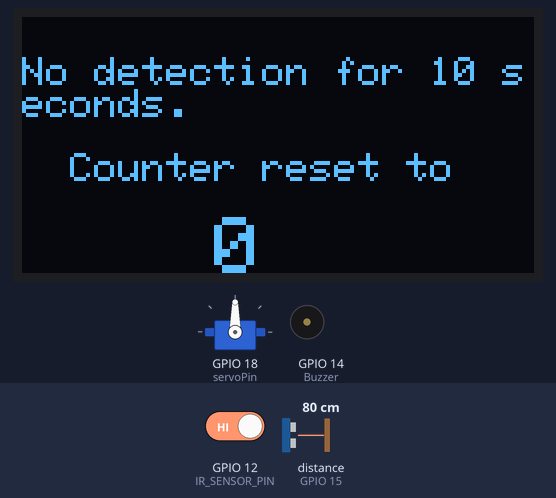
The sketch below on a simulated ESP32. Shown: 128×64 one-colour display, servo, buzzer (waves = sounding, pin HIGH). Wiring (inferred from the names in the program): ultrasonic range finder: trigger GPIO 2; echo GPIO 15. The test bench sets the inputs (shaded band); at power-on: distance to the obstacle (sensor on GPIO 15) 80 cm, GPIO 12 (IR_SENSOR_PIN) HIGH. The echo pulse lasts 58.3 µs per cm; WiFi joins after 1.5 s; servers stay silent unless stated; pins used as bus, display or sensor lines are not drawn; what the sketch prints to the serial monitor is not drawn.

Above: at 10.7 s.
10.8 s: distance to the obstacle (sensor on GPIO 15) set to 5 cm
12.3 s: distance to the obstacle (sensor on GPIO 15) set to 2 cm
At 14.5 s:
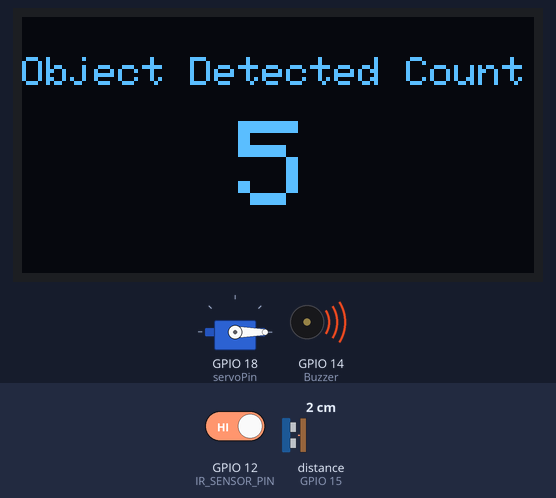
At 15.7 s:
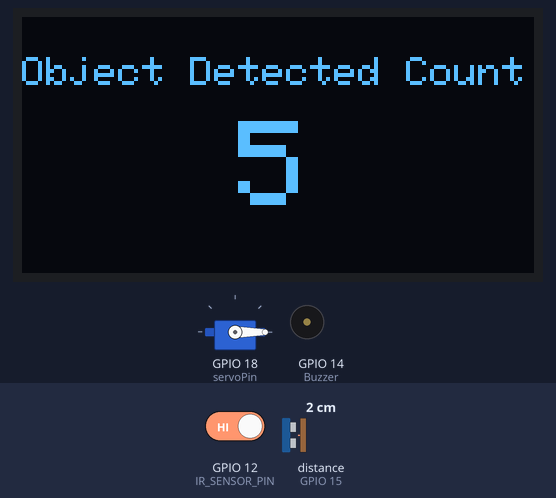
Timing chart, 0 to 17.2 s (numbered marks = the images above; inputs shaded):
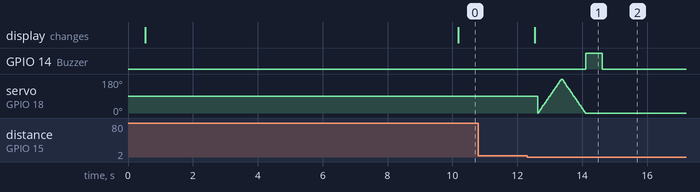

Measured:
- the behaviour switches between 4 and 3 cm on distance to the obstacle (sensor on GPIO 15) (found by bisection; images 0 and 1)
- after the input at 12.3 s, GPIO 14 (Buzzer): LOW → HIGH after 1.8 s, → LOW 0.50 s later; the display: changes after 0.23 s (image 1)

The sketch:

Final_project_alcansya.ino
```cpp
#include <Wire.h>
#include <Adafruit_GFX.h>
#include <Adafruit_SSD1306.h>
#include <ESP32Servo.h>
#include <WiFi.h>
#include <Firebase_ESP_Client.h>
#include <addons/TokenHelper.h>
#include <addons/RTDBHelper.h>

Servo myServo;
const int servoPin = 18;
Adafruit_SSD1306 display(128, 64, &Wire, -1);

#define IR_SENSOR_PIN 12
#define trigPin 2
#define echoPin 15
#define Buzzer 14

long duration;
int distance;
int objectCount = 1;
bool objectDetected = false;
bool lastState = HIGH;

unsigned long lastDetectionTime = 0;
const unsigned long resetInterval = 10000;

//for wifi and firebase
#define WIFI_SSID "RinYuRin"
#define WIFI_PASSWORD "RinYuRin"
#define API_KEY "web api of firebase"
#define DATABASE_URL "database url"

FirebaseData fbdo;
FirebaseAuth auth;
FirebaseConfig config;
unsigned long sendDataPrevMillis = 0;

void setup() {
  // Initialize serial communication
  Serial.begin(115200);

  // Initialize pins
  pinMode(trigPin, OUTPUT);
  pinMode(Buzzer, OUTPUT);
  pinMode(echoPin, INPUT);
  pinMode(IR_SENSOR_PIN, INPUT);

  // Initialize OLED display
  delay(500);
  if (!display.begin(SSD1306_SWITCHCAPVCC, 0x3c)) {
    Serial.println("Can't initialize OLED display");
  }

  // Attach the servo
  myServo.attach(servoPin);

  // wifi connectin
  Serial.print("Connecting to Wi-Fi");
  WiFi.begin(WIFI_SSID, WIFI_PASSWORD);
  while (WiFi.status() != WL_CONNECTED) {
    Serial.print(".");
    delay(300);
  }
  Serial.println();
  Serial.print("Connected with IP: ");
  Serial.println(WiFi.localIP());

  // firebase config
  config.api_key = API_KEY;
  config.database_url = DATABASE_URL;
  if (Firebase.signUp(&config, &auth, "", "")) {
    Serial.println("Firebase Sign Up Successful");
  } else {
    Serial.printf("%s\n", config.signer.signupError.message.c_str());
  }
  config.token_status_callback = tokenStatusCallback;
  Firebase.begin(&config, &auth);
  Firebase.reconnectWiFi(true);
}

void display_oled() {
  display.clearDisplay();
  display.setTextSize(1);
  display.setCursor(0, 10);
  display.setTextColor(WHITE);
}

void getDistance() {
  digitalWrite(trigPin, LOW);
  delayMicroseconds(2);
  digitalWrite(trigPin, HIGH);
  delayMicroseconds(10);
  digitalWrite(trigPin, LOW);

  duration = pulseIn(echoPin, HIGH);
  distance = (duration / 2) / 29.1;

  Serial.print("Distance: ");
  Serial.print(distance);
  Serial.println("cm");
}

void updateFirebase(int count) {
  if (Firebase.ready()) {
    String path = "/objectCount";
    if (Firebase.RTDB.setInt(&fbdo, path.c_str(), count)) {
      Serial.println("Firebase updated successfully");
    } else {
      Serial.printf("Firebase update failed: %s\n", fbdo.errorReason().c_str());
    }
  }
}

void loop() {
  bool currentState = digitalRead(IR_SENSOR_PIN);

  // OLED Display Settings
  display_oled();
  getDistance();

  int lima = objectCount * 5;

  // Object Counter Logic
  if ((distance < 3 && distance > 0) || (currentState == LOW && lastState == HIGH)) {
    if (!objectDetected) {
      objectDetected = true;
      objectCount++;
      Serial.print("Object Detected Count: ");
      Serial.println(lima);

      display.setTextSize(1);
      display.println("Object Detected Count");
      display.println("");
      display.print("         ");
      display.setTextSize(3);
      display.println(lima);
      display.display();
      delay(100);

      // Servo sweep
      for (int angle = 0; angle <= 180; angle += 5) {
        myServo.write(angle);
        delay(20);
      }
      for (int angle = 180; angle >= 0; angle -= 5) {
        myServo.write(angle);
        delay(20);
      }

      // Buzzer alarm
      digitalWrite(Buzzer, HIGH);
      delay(500);
      digitalWrite(Buzzer, LOW);
      delay(50);

      // update thefirebase
      updateFirebase(lima);
    }
    lastDetectionTime = millis();
  } else {
    if (objectDetected) {
      objectDetected = false;
    }
  }

  if (millis() - lastDetectionTime > resetInterval && objectCount > 0) {
    objectCount = 1;
    Serial.println("No detection for 10 seconds. Counter reset to 0.");
    updateFirebase(0);

    display_oled();
    display.setTextSize(1);
    display.println("No detection for 10 seconds.");
    display.println("");
    display.println("  Counter reset to");
    display.println("");
    display.setTextSize(2);
    display.print("    ");
    display.print("0");
    display.display();
    delay(100);
  }
}
```
